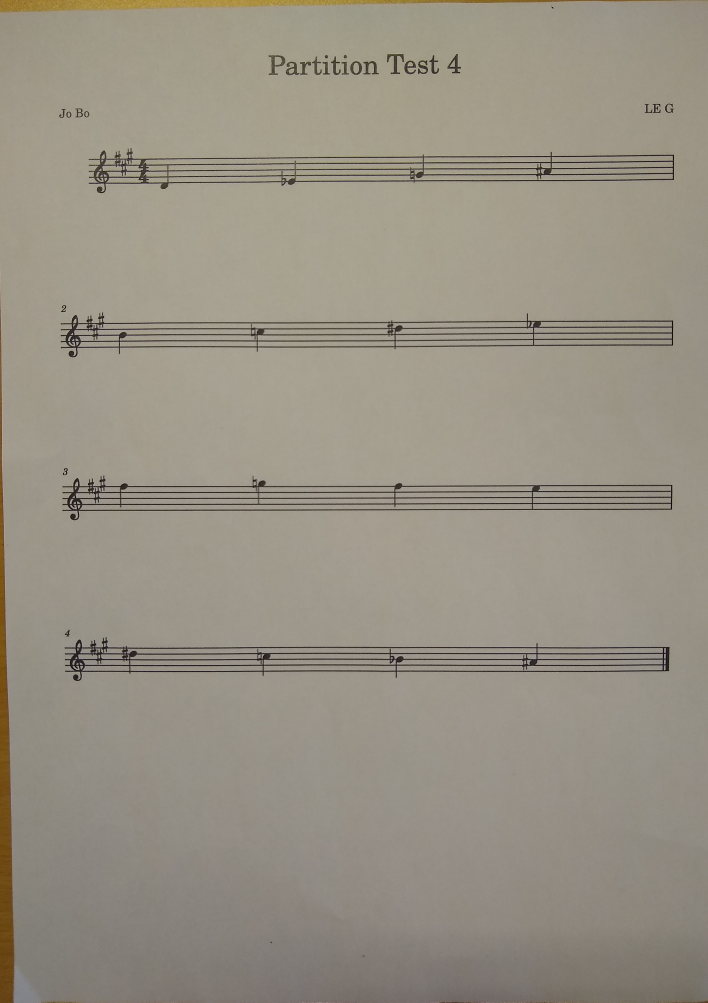
#> input picture Images/im4v2.jpg, 2832 x 4009 px (shown at 1/4 size)
$ python diese_bemol.py
#> lines starting #> are read from the running program, lines starting #| are printed output that depends on the picture; after the words box and inside, x2 and y2 are one past the last pixel; in counts of white or black regions, pixels touching at a corner belong together
#!/usr/bin/env python3
# -*- coding: utf-8 -*-
"""
Created on Fri Jun  3 14:04:47 2022

@author: jonathan.bouyer
"""

import cv2
import matplotlib.pyplot as plt
import numpy as np

#H : 1/59.4, L = 1/105

img = cv2.imread('./Images/im4v2.jpg')
#> img is the input picture: shape (4009, 2832, 3); mean B, G, R 132.8, 146.1, 152.5

img = img[int(0.03*img.shape[0]):int(0.97*img.shape[0]) , int(0.03*img.shape[1]):int(0.97*img.shape[1])]
#> img: shape (3768, 2663, 3)

if (len(img.shape) == 3):
    ny,nx,nc = img.shape
#> ny = 3768; nx = 2663; nc = 3
    I = cv2.cvtColor(img,cv2.COLOR_RGB2GRAY)

d = int(I.shape[0]/168)
#> d = 22
I = cv2.adaptiveThreshold(I, 255,cv2.ADAPTIVE_THRESH_MEAN_C, cv2.THRESH_BINARY, 2*int((2*d)//2)+1, 2*int(d//4)+1)
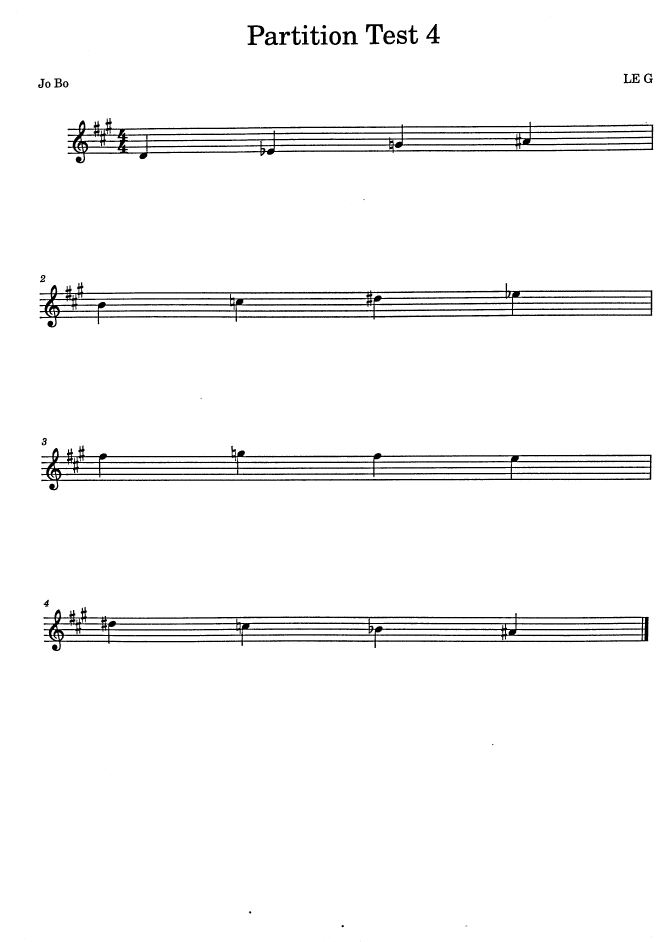
#> I: shape (3768, 2663) (shown at 1/4 size); 97% white; 52 black regions (20 under 20 px), largest, box (x1, y1, x2, y2) and area: (158, 1129, 2610, 1310) 72384, (173, 2428, 2595, 2604) 70380, (165, 1781, 2606, 1961) 69388
I = 255 - I

diese = 255 - cv2.cvtColor(cv2.imread('./Images/diese.png'),cv2.COLOR_RGB2GRAY)
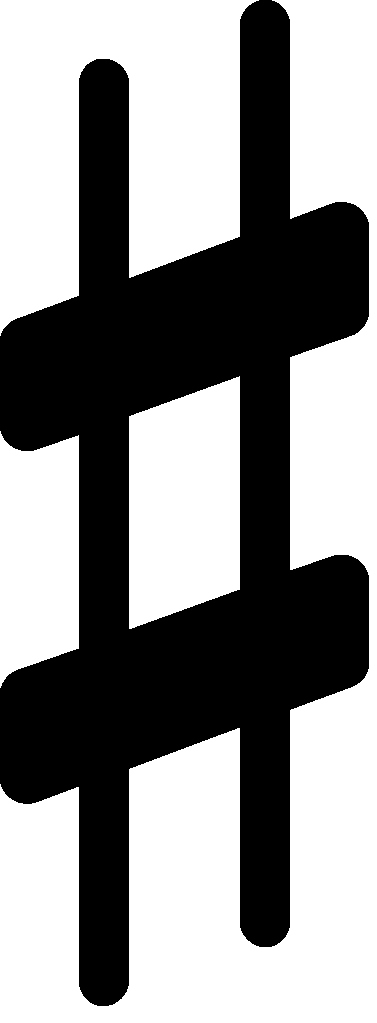
#> input picture Images/diese.png, 377 x 1023 px
#> diese: shape (1023, 377); 43.2% white; 1 white region, box (x1, y1, x2, y2) and area: (0, 0, 369, 1006) 166720
diese = cv2.resize(diese,(int(I.shape[1]/105),int(I.shape[0]/59)))
#> diese: shape (63, 25)
diese = (255*(diese>0)).astype(np.uint8)
#> diese: shape (63, 25); 44.8% white; 1 white region, box (x1, y1, x2, y2) and area: (0, 0, 25, 62) 706

bemol = 255 - cv2.cvtColor(cv2.imread('./Images/bemol.png'),cv2.COLOR_RGB2GRAY)
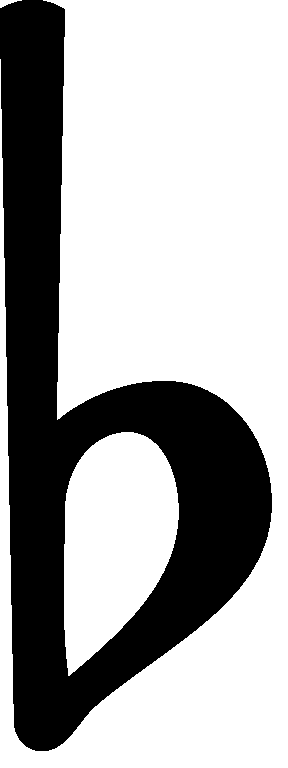
#> input picture Images/bemol.png, 288 x 768 px
#> bemol: shape (768, 288); 33% white; 1 white region, box (x1, y1, x2, y2) and area: (0, 0, 272, 751) 73085
bemol = cv2.resize(bemol,(int(I.shape[1]/105),int(I.shape[0]/59)))
#> bemol: shape (63, 25)
bemol = (255*(bemol>0)).astype(np.uint8)
#> bemol: shape (63, 25); 34.3% white; 1 white region, box (x1, y1, x2, y2) and area: (0, 0, 24, 62) 541


d2 = int(d/8)
#> d2 = 2
SE = cv2.getStructuringElement(cv2.MORPH_ELLIPSE, (int(0.9*d),int(0.9*d)))
SE2 = cv2.getStructuringElement(cv2.MORPH_ELLIPSE, (d2,d2))
#> SE2 = [[0, 1], [1, 1]]

I_f = cv2.morphologyEx(I, cv2.MORPH_CLOSE, SE2, iterations = 1)
#> I_f: shape (3768, 2663); 3% white; 37 white regions (6 under 20 px), largest, box (x1, y1, x2, y2) and area: (159, 1130, 2610, 1311) 72542, (174, 2429, 2596, 2605) 70271, (166, 1782, 2607, 1962) 69847

I_e = cv2.erode(I_f,SE)
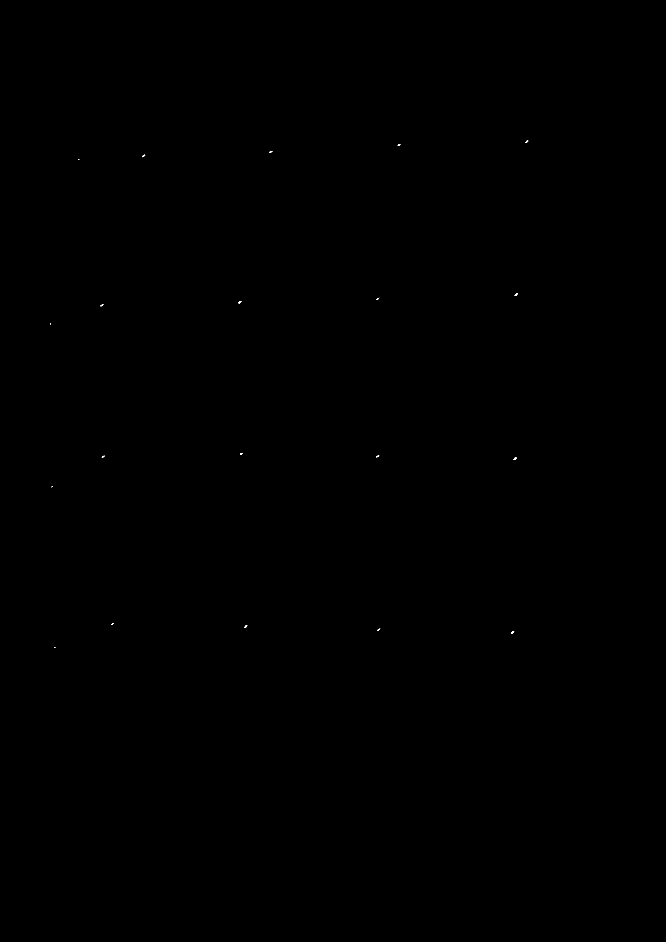
#> I_e: shape (3768, 2663) (shown at 1/4 size); 0.01% white; 20 white regions (4 under 20 px), largest, box (x1, y1, x2, y2) and area: (2054, 1831, 2067, 1840) 70, (2059, 1174, 2071, 1183) 62, (954, 1204, 965, 1213) 62
plt.imshow(cv2.dilate(I_e,SE),'gray')
notes = np.argwhere(I_e == 255) #Listes des coordonnées des "notes"
#> notes = 826 pairs, first value 563 to 2591, second value 200 to 2112
notes_traitees = [] #Liste des positions des notes

for n in notes:
    treated = False
    #On vérifie si la note a déjà été traitée
    for k in notes_traitees:
        if abs(k[0] - n[0]) < d/2 and abs(k[1] - n[1]) < d/2:
            treated = True
            break

    V = [] #Voisinage de la note
    for k in notes:
        if abs(k[0] - n[0]) < d/2 and abs(k[1] - n[1]) < d/2:
            V.append(k)
    #Calcul du barycentre du voisinage et ajout de ce dernier à la liste des notes traitées
    if not(treated):
        B = [int(sum([V[k][0] for k in range(len(V))])/len(V)) , int(sum([V[k][1] for k in range(len(V))])/len(V))]
        notes_traitees.append(B)
#> this loop made 826 passes
#> (n, B) on passes 1, 59: ([563, 2107], [567, 2106]), ([577, 1596], [579, 1595])
#> B on passes 99, 146, 201, 213, 275, 308: [606, 1082], [623, 573], [637, 314], [1177, 2064], [1194, 1510], [1208, 958]
#> after the loop, notes_traitees = [[567, 2106], [579, 1595], [606, 1082], [623, 573], [637, 314], [1177, 2064], [1194, 1510], [1208, 958], [1220, 407], [1294, 201], [1815, 964], [1824, 1510], [1826, 411], [1834, 2059], [1946, 207], [2496, 448], [2505, 982], [2517, 1514], [2529, 2049], [2589, 219]]
print(notes_traitees)
#> (printed output is left out)
res_diese = np.zeros(I.shape)
for n in notes_traitees:
    y,x = n
    case = I[y-3*d:y+2*d,x-3*d:x]

    for i in range(0,case.shape[0] - diese.shape[0]):
        for j in range(0,case.shape[1] - diese.shape[1]):
            res_diese[y-3*d+i,x-3*d+j] = np.count_nonzero(case[i:i+diese.shape[0],j:j+diese.shape[1]] * diese)
#> this loop made 20 passes
#> pass 1, `case = I[y-3*d:y+2*d,x-3*d:x]`:
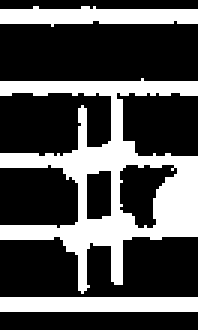
#> case: shape (110, 66) (shown 3 times larger); 31.8% white; 3 white regions, box (x1, y1, x2, y2) and area: (0, 26, 66, 98) 1644, (0, 2, 66, 9) 334, (0, 99, 66, 104) 330
#> pass 3, `case = I[y-3*d:y+2*d,x-3*d:x]`:
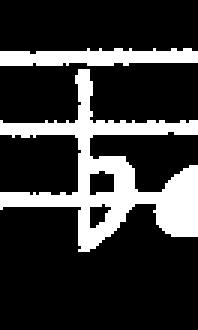
#> case: shape (110, 66) (shown 3 times larger); 21.2% white; 2 white regions, box (x1, y1, x2, y2) and area: (0, 23, 66, 84) 1234, (0, 16, 66, 22) 306

res_bemol = np.zeros(I.shape)
for n in notes_traitees:
    y,x = n
    case = I[y-3*d:y+2*d,x-3*d:x]

    for i in range(0,case.shape[0] - bemol.shape[0]):
        for j in range(0,case.shape[1] - bemol.shape[1]):
            res_bemol[y-3*d+i,x-3*d+j] = 0.7*np.count_nonzero(case[i:i+bemol.shape[0],j:j+bemol.shape[1]] * bemol) + 0.3*np.count_nonzero((255-case[i:i+bemol.shape[0],j:j+bemol.shape[1]]) * (255-bemol))


plt.subplot(221)
plt.imshow(I,'gray')

n_diese = len(np.argwhere(diese != 0))
#> n_diese = 706
temp_diese = (res_diese > 0.75*n_diese).astype(np.uint8)
#> temp_diese: shape (3768, 2663); values 0 (black) and 1 (white), 0% white; 4 white regions (1 under 20 px), largest, box (x1, y1, x2, y2) and area: (1464, 1160, 1468, 1168) 25, (2003, 2494, 2006, 2503) 22, (403, 2461, 407, 2468) 20
plt.subplot(222)
# plt.imshow(cv2.dilate(255*(res_diese>635).astype(np.uint8),diese),'gray')
#plt.imshow(0.33*cv2.dilate(I_e,SE) + 0.33*I + 0.33*res_diese,'gray')
plt.imshow(cv2.dilate(temp_diese,diese),'gray')


n_bemol = 0.7*len(np.argwhere(bemol != 0)) + 0.3*len(np.argwhere(bemol == 0))
#> n_bemol = 688.9
temp_bemol = (res_bemol > 0.75*n_bemol).astype(np.uint8)
#> temp_bemol: shape (3768, 2663); values 0 (black) and 1 (white), 0% white in thin lines or dots, all inside (x1, y1, x2, y2) = (1040, 559, 2024, 2476)
plt.subplot(223)
#plt.imshow(0.5*I + 0.5*res_diese,'gray')
plt.imshow(cv2.dilate(temp_bemol,bemol),'gray')
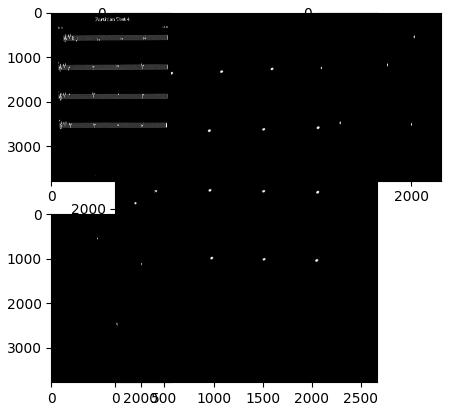
#> figure drawn by matplotlib, 4 panels
